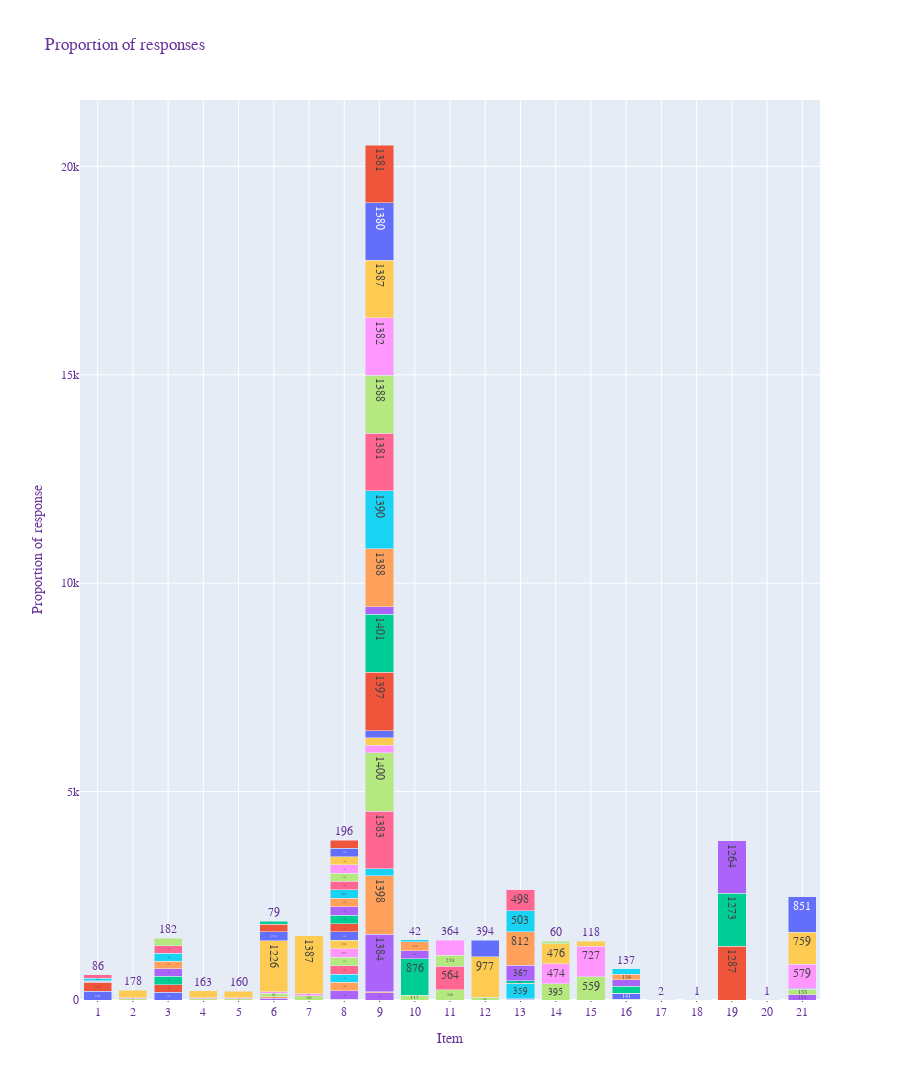

Notebook code for this chart:
### Code cell
fig = px.bar(xn, x="Group", color="Option",
             y='Count',
             title="A Grouped Bar Chart With Plotly Express in Python",
             barmode='group',
             height=1080,
             text_auto=True
            )
fig.update_layout(
    title="Proportion of responses",
    xaxis_title="Item",
    yaxis_title="Proportion of response",
    legend_title="Options",
    font=dict(
        family="Courier New, monospace",
        size=12,
        color="RebeccaPurple"
    ),
barmode="stack",
)

fig.update_traces(showlegend=False)
fig.update_traces(marker_showscale=False)

fig.update_xaxes(
    showgrid=True,
    ticks="outside",
    tickson="boundaries",
    ticklen=1,
    tickmode='linear'
)

fig.show()
